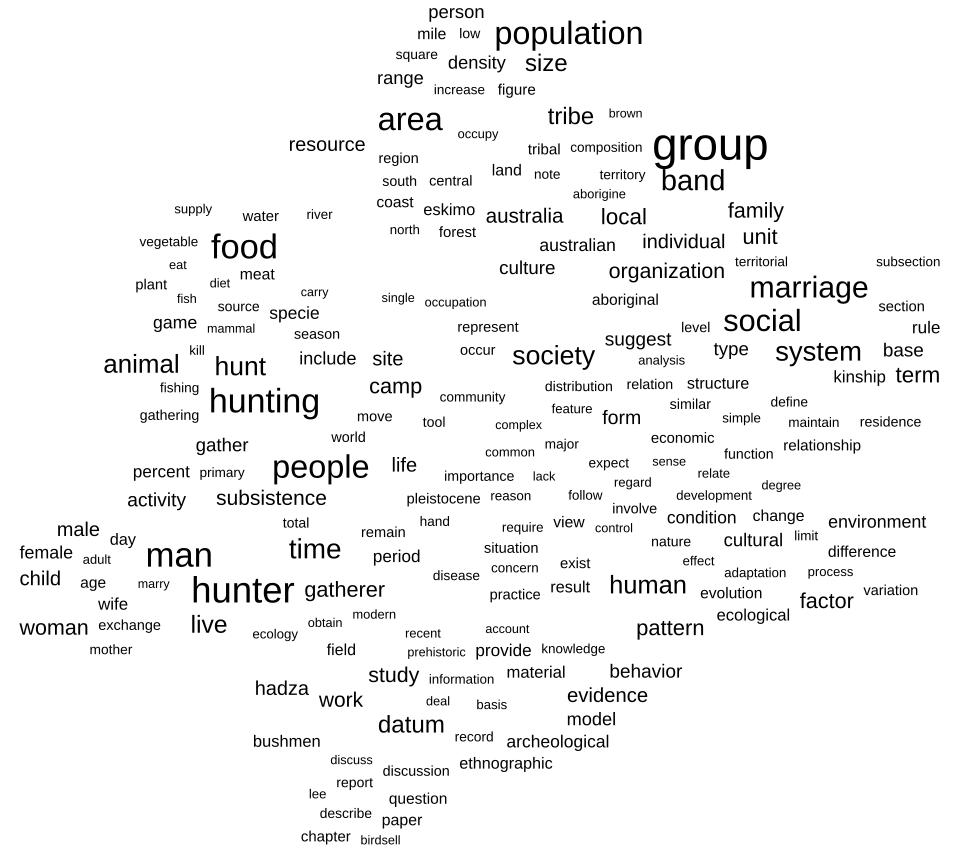

Generate this figure with R:
library(tidyverse)
library(tidytext)
library(textstem)
library(ggrepel)
library(hunspell)
library(text2vec)
library(reticulate)

seed <- 3255L
set.seed(seed)

# Remove a few stop words that are actually informative
# and add a few new stop words
retain <- c(
  "man",
  "men",
  "group",
  "groups",
  "grouping",
  "grouped",
  "work",
  "works",
  "working",
  "worked",
  "area",
  "areas"
)
stop_words2 <-
  stop_words |>
  filter(!word %in% retain) |>
  add_row(word = c("pp", "set", "call"), lexicon = "Added") # add new stop words

# Get text version of MTH from Internet Archive
mth0 <- read_lines(
  "https://archive.org/stream/ManTheHunter/Man%20the%20Hunter_djvu.txt"
)

# regex to identify html entities
html_entity_regex <- "&([a-z0-9]+|#[0-9]+|#x[0-9a-fA-F]+);"

# Remove leading html tags, frontmatter, and references
# and perform some cleanup before tokenizing
mth <-
  mth0[3716:39949] |>
  str_replace_all(html_entity_regex, " ") |>
  str_replace_all("’", "'") |>
  str_replace_all("‘", "'") |>
  str_flatten(collapse = " ") |>
  str_squish() |>
  str_replace_all("- ", "-") |>

  # Some manual fixes
  str_replace_all("per cent", "percent") |>
  str_replace_all("wor ld", "world") |>
  str_replace_all("IKung", "!Kung") |>
  str_replace_all("Turn-bull", "Turnbull") |>
  str_replace_all("Wood-burn", "Woodburn") |>

  str_split_1(" ")

# Try to un-hyphenate words hyphenated at the
# end of a line but keeping hyphens in hyphenated compound words

# If the de-hyphenated version is a word, then de-hyphenate
dehyphenatedisword <- hunspell_check(str_remove(mth, "[:punct:]"))
mth[dehyphenatedisword] <- str_remove(mth[dehyphenatedisword], "-")

# Otherwise, if the hyphenated word isn't a word then de-hyphenate and hope for the best
isaword <- hunspell_check(str_remove_all(mth, "[^[:alnum:][:space:]-]"))
ishyphenated <- str_detect(mth, "-")
mth[!isaword & ishyphenated] <- str_remove(mth[!isaword & ishyphenated], "-")

# Cleaned up text
mth_clean <- str_c(mth, collapse = ' ')

# use reticulate to call python lemmatizing code
spacy <- reticulate::import("spacy")
spacy$util$fix_random_seed(seed)
nlp <- spacy$load("en_core_web_sm")
nlp$max_length <- str_count(mth_clean) + 10
doc <- nlp(mth_clean)
doc2 <- reticulate::iterate(doc)
# End python

mth_lemmas <-
  tibble(
    word = map_chr(doc2, \(token) token$text),
    lemma = map_chr(doc2, \(token) token$lemma_),
    pos = map_chr(doc2, \(token) token$pos_)
  ) |>
  mutate(
    lemma = str_to_lower(lemma)
  ) |>
  dplyr::filter(
    !pos == "PUNCT",
    !str_detect(lemma, "\\d+|[:punct:]|°|="),
    !lemma %in% stop_words2$word
  )

mth_lemmatized <- str_c(mth_lemmas$lemma, collapse = " ")

# Word embeddings (GlobalVectors)
tokens <- space_tokenizer(mth_lemmatized)
# Create vocabulary. Terms will be unigrams (simple words).
it = itoken(tokens)
vocab <- create_vocabulary(it)
vocab <- prune_vocabulary(vocab, term_count_min = 5L)
vectorizer <- vocab_vectorizer(vocab)
# use window of 5 for context words
tcm <- create_tcm(it, vectorizer, skip_grams_window = 5L)
glove = GlobalVectors$new(rank = 50, x_max = 10)
wv_main = glove$fit_transform(
  tcm,
  n_iter = 20,
  convergence_tol = 0.01,
  n_threads = 8
)
wv_context = glove$components
word_vectors = wv_main + t(wv_context)

# Count lemmas
mth_words <-
  mth_lemmas |>
  group_by(lemma) |>
  summarise(n = n()) |>
  arrange(desc(n))

mth200 <- mth_words[1:200, ]
wordvec200 <- word_vectors[mth200$lemma, ]

# Use reticulate to call python pacmap code
pacmap <- reticulate::import("pacmap")
reducer <- pacmap$PaCMAP(random_state = seed)
embedding <- reducer$fit_transform(wordvec200)
# End python

mth200$e1 <- embedding[, 1]
mth200$e2 <- embedding[, 2]

p_pacmap <-
  ggplot(mth200, aes(e1, e2, label = lemma, size = n)) +
  # geom_point(size = 0.5, alpha = 0.1) +
  geom_text_repel(
    seed = seed,
    max.overlaps = Inf,
    max.iter = 400000,
    max.time = 60,
    min.segment.length = 4,
    show.legend = F,
    verbose = T
  ) +
  scale_size_area(max_size = 12, transform = 'identity') +
  coord_fixed() +
  theme_void()
p_pacmap
ggsave("wordcloud.pdf", width = 10, height = 9)
